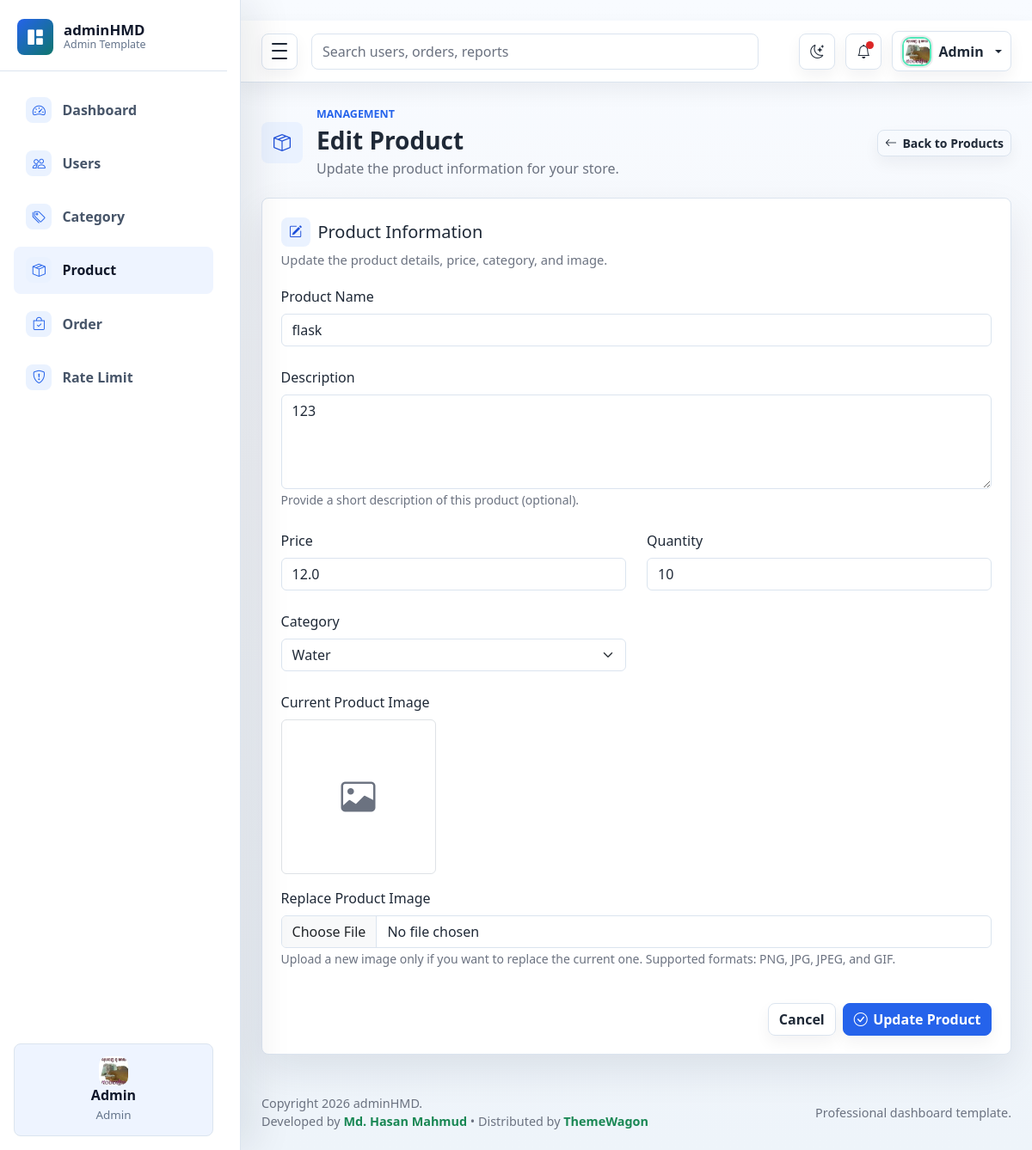
Screenshot of /admin/product/edit/2 (signed in) with the database file from the repository.
### models/product.py (models this page shows)
class Product(db.Model):
    id = db.Column(db.Integer, primary_key=True)
    name = db.Column(db.String(80), nullable=False)
    description = db.Column(db.String(255))
    price = db.Column(db.Float, nullable=False)
    qty = db.Column(db.Integer, nullable=False, default=0)
    image = db.Column(db.String(255), nullable=True)
    category_id = db.Column(db.Integer, db.ForeignKey('category.id'), nullable=False)

### models/category.py (models this page shows)
class Category(db.Model):
    id = db.Column(db.Integer, primary_key=True)
    name = db.Column(db.String(80), nullable=False)
    description = db.Column(db.String(255))
    products = db.relationship('Product', backref='category', lazy=True)

### admin/product.py (the view)
@admin_bp.get('/product/edit/<int:product_id>')
@login_required
@limiter.limit("10 per minute")
def edit_product(product_id):
    module = 'product'
    product = Product.query.get(product_id)
    if not product:
        return redirect(url_for("admin_bp.products"))
    categories = Category.query.all()
    return render_template(
        'admin/product/edit.html',
        module=module,
        product=product,
        categories=categories
    )

### admin/auth.py (called while the page is built)
def login_required(view):
    @wraps(view)
    def wrapped(*args, **kwargs):
        if not session.get('is_login'):
            return redirect(url_for("admin_bp.admin_login", next=request.path))
        return view(*args, **kwargs)
    return wrapped

### templates/admin/product/edit.html (shortened to what this page needs)
{% extends 'admin/master.html' %}
{% block content %}
<main class="dashboard-content">
    <div class="container-fluid px-3 px-lg-4 py-4">
        <div class="page-heading">
            <div class="page-heading-copy">
                    <span class="page-icon">
                        <i class="bi bi-box-seam" aria-hidden="true"></i>
                    </span>
                <div>
                    <p class="eyebrow mb-1">Management</p>
                    <h1 class="h3 mb-1">Edit Product</h1>
                    <p class="text-muted mb-0">
                        Update the product information for your store.
                    </p>
                </div>
            </div>
            <div class="heading-actions">
                <a class="btn btn-outline-secondary btn-sm"
                   href="{{ url_for('admin_bp.products') }}">
                    <i class="bi bi-arrow-left" aria-hidden="true"></i>
                    Back to Products
                </a>
            </div>
        </div>
        <section class="row g-3">
            <div class="col-12">
                <form method="post"
                      action="{{ url_for('admin_bp.do_edit_product') }}"
                      enctype="multipart/form-data"
                      class="panel needs-validation"
                      novalidate>
                    <div class="panel-header">
                        <div>
                            <h2 class="h5 mb-1 section-title">
                                <i class="bi bi-pencil-square" aria-hidden="true"></i>
                                <span>Product Information</span>
                            </h2>
                            <p class="text-muted mb-0">
                                Update the product details, price, category, and image.
                            </p>
                        </div>
                    </div>
                    <div class="row g-4">
                        <div class="col-12">
                            <label class="form-label" for="name">
                                Product Name
                            </label>
                            <input
                                    class="form-control"
                                    id="name"
                                    name="name"
                                    type="text"
                                    value="{{ product.name }}"
                                    placeholder="Enter product name"
                                    maxlength="80"
                                    required
                            >
                        </div>
                        <div class="col-12">
                            <label class="form-label" for="description">
                                Description
                            </label>
                            <textarea
                                    class="form-control"
                                    id="description"
                                    name="description"
                                    rows="4"
                                    maxlength="255"
                                    placeholder="Enter product description"
                            >{{ product.description or '' }}</textarea>
                            <small class="text-muted">
                                Provide a short description of this product (optional).
                            </small>
                        </div>
                        <div class="col-md-6">
                            <label class="form-label" for="price">
                                Price
                            </label>
                            <input
                                    class="form-control"
                                    id="price"
                                    name="price"
                                    type="number"
                                    value="{{ product.price }}"
                                    min="0"
                                    step="0.01"
                                    placeholder="Enter product price"
                                    required
                            >
                        </div>
                        <div class="col-md-6">
                            <label class="form-label" for="qty">
                                Quantity
                            </label>
                            <input
                                    class="form-control"
                                    id="qty"
                                    name="qty"
                                    type="number"
                                    value="{{ product.qty }}"
                                    min="0"
                                    step="1"
                                    placeholder="Enter product quantity"
                                    required
                            >
                        </div>
                        <div class="col-md-6">
                            <label class="form-label" for="category_id">
                                Category
                            </label>
                            <select
                                    class="form-select"
                                    id="category_id"
                                    name="category_id"
                                    required
                            >
                                {% for category in categories %}
                                <option
                                        value="{{ category.id }}"
                                        {% if category.id== product.category_id %}selected{% endif %}
                                >
                                    {{ category.name }}
                                </option>
                                {% endfor %}
                            </select>
                        </div>
                        <div class="col-12">
                            <label class="form-label">
                                Current Product Image
                            </label>
                            <div class="mb-3">
                                {% if product.image %}
                                <img
                                        id="current-image"
                                        src="{{ url_for('static', filename='uploads/products/' ~ product.image) }}"
                                        alt="{{ product.name }}"
                                        class="img-thumbnail"
                                        style="width: 180px; height: 180px; object-fit: cover;"
                                >
                                {% else %}
                                <div class="rounded border d-flex align-items-center justify-content-center text-muted"
                                     id="current-image"
                                     style="width: 180px; height: 180px;">
                                    <i class="bi bi-image fs-1" aria-hidden="true"></i>
                                </div>
                                {% endif %}
                            </div>
                            <label class="form-label" for="image">
                                Replace Product Image
                            </label>
                            <input
                                    class="form-control"
                                    id="image"
                                    name="image"
                                    type="file"
                                    accept="image/png,image/jpeg,image/gif"
                            >
                            <small class="text-muted">
                                Upload a new image only if you want to replace the current one.
                                Supported formats: PNG, JPG, JPEG, and GIF.
                            </small>
                        </div>
                    </div>
                    <div class="d-flex flex-wrap justify-content-end gap-2 mt-4">
                        <a class="btn btn-outline-secondary"
                           href="{{ url_for('admin_bp.products') }}">
                            Cancel
                        </a>
                        <button class="btn btn-primary" type="submit">
                            <i class="bi bi-check-circle" aria-hidden="true"></i>
                            Update Product
                        </button>
                    </div>
                </form>
            </div>
        </section>
    </div>
</main>
{% endblock %}

### static/style/admin/style.css (style rules this page uses)
:root { --sidebar-width: 280px; --sidebar-mini-width: 84px; --admin-bg: #f5f7fb; --admin-surface: #ffffff; --admin-surface-soft: #f8fafc; --admin-border: #dbe4ef; --admin-text: #1f2937; --admin-muted: #6b7280; --admin-primary: #2563eb; --admin-primary-dark: #1d4ed8; --admin-success: #0f766e; --admin-warning: #d97706; --admin-danger: #dc2626; --admin-sidebar: #111827; --admin-sidebar-soft: #1f2937; --admin-shadow-sm: 0 10px 24px rgba(15, 23, 42, 0.06); --admin-shadow: 0 18px 46px rgba(15, 23, 42, 0.09); --admin-shadow-lg: 0 26px 70px rgba(15, 23, 42, 0.12); --admin-ring: 0 0 0 4px rgba(37, 99, 235, 0.12); }
* { box-sizing: border-box; }
html { min-height: 100%; }
body { min-height: 100vh; margin: 0; background: linear-gradient(180deg, #f8fbff 0%, var(--admin-bg) 42%, #eef4fa 100%); color: var(--admin-text); font-family: "Segoe UI", Arial, sans-serif; }
a { text-decoration: none; }
.dashboard-content { min-height: calc(100vh - 132px); }
.dashboard-content > .container-fluid { padding-top: 1.75rem !important; padding-bottom: 1.75rem !important; }
.page-heading, .panel-header, .metric-top { display: flex; align-items: center; justify-content: space-between; gap: 1rem; }
.page-heading { margin-bottom: 1.35rem; }
.page-heading h1 { font-weight: 800; letter-spacing: 0; }
.eyebrow { color: var(--admin-primary); font-size: 0.78rem; font-weight: 800; text-transform: uppercase; }
.heading-actions { display: flex; flex-wrap: wrap; justify-content: flex-end; gap: 0.65rem; }
.btn { border-radius: 8px; font-weight: 700; box-shadow: 0 8px 18px rgba(15, 23, 42, 0.05); transition: border-color 0.16s ease, background 0.16s ease, box-shadow 0.16s ease, transform 0.16s ease; }
.btn-primary { border-color: var(--admin-primary); background: var(--admin-primary); }
.metric-card, .panel { border: 1px solid var(--admin-border); border-radius: 8px; background: var(--admin-surface); box-shadow: var(--admin-shadow); }
.panel { padding: 1.35rem; transition: border-color 0.18s ease, box-shadow 0.18s ease; }
.panel-header { margin-bottom: 1.25rem; }
.panel-header p { font-size: 0.92rem; }
.page-heading-copy { display: flex; align-items: center; justify-content: flex-start; gap: 1rem; min-width: 0; }
.page-icon, .section-title i { display: inline-grid; place-items: center; flex: 0 0 auto; border-radius: 8px; background: #eaf2ff; color: var(--admin-primary-dark); }
.page-icon { width: 48px; height: 48px; font-size: 1.25rem; }
.section-title { display: inline-flex; align-items: center; gap: 0.55rem; }
.section-title i { width: 34px; height: 34px; font-size: 0.95rem; }
.btn { display: inline-flex; align-items: center; justify-content: center; gap: 0.4rem; }
.btn-outline-secondary { border-color: var(--admin-border); color: var(--admin-text); }
.form-control, .form-select { border-color: var(--admin-border); background-color: var(--admin-surface); color: var(--admin-text); }
.form-control::placeholder { color: var(--admin-muted); }
.text-muted { color: var(--admin-muted) !important; }
html[data-theme="light"] { color-scheme: light; }
body, .admin-navbar, .admin-sidebar, .admin-main, .metric-card, .panel, .auth-card, .error-card, .dropdown-menu, .modal-content, .form-control, .form-select { transition: background-color 0.18s ease, border-color 0.18s ease, color 0.18s ease, box-shadow 0.18s ease; }
html:not([data-theme="dark"]) { --admin-sidebar: #ffffff; --admin-sidebar-soft: #eef4ff; --admin-sidebar-border: #dbe4ef; --admin-sidebar-text: #475569; --admin-sidebar-text-strong: #0f172a; --admin-sidebar-muted: #64748b; --admin-sidebar-icon-bg: #eaf2ff; --admin-sidebar-icon: #2563eb; --admin-sidebar-shadow: 18px 0 42px rgba(15, 23, 42, 0.08); }

### rows the page displays
Product: name "flask", description "123", price "12.0", qty "10", category_id "Water"

### other values shown
{{ session.get('username', 'User') }} "Admin"
{{ session.get('role', 'User')|capitalize }} "Admin"
